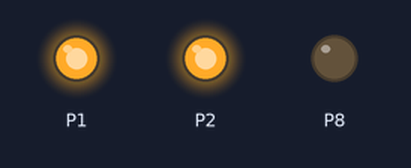
A program run on a simulated BBC micro:bit running MicroPython. Parts: output pins drawn as LEDs (lit = HIGH).

Above: at 0.5 s.
At 1.5 s:
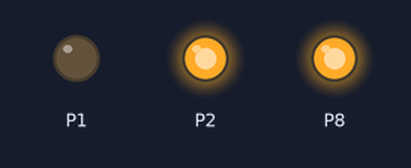
At 5.5 s:
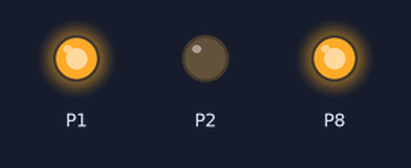
Timing chart, 0 to 6.9 s (numbered marks = the images above):
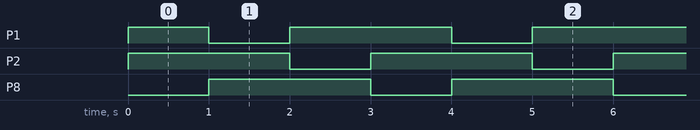

Measured:
- by itself, P1: repeats every 3.0 s: LOW 1.0 s, HIGH 2.0 s
- by itself, P2, P8: alternates HIGH for 2.0 s and LOW for 1.0 s
- by itself, everything shown: repeats every 3.0 s, in 3 steps

The program:

3-1.py
```python
# Imports go at the top
from microbit import *


# Code in a 'while True:' loop repeats forever
while True:
    pin8.write_digital(0)
    pin1.write_digital(1)
    pin2.write_digital(1)
    sleep(1000)
    pin8.write_digital(1)
    pin1.write_digital(0)
    pin2.write_digital(1)
    sleep(1000)
    pin8.write_digital(1)
    pin1.write_digital(1)
    pin2.write_digital(0)
    sleep(1000)
```
